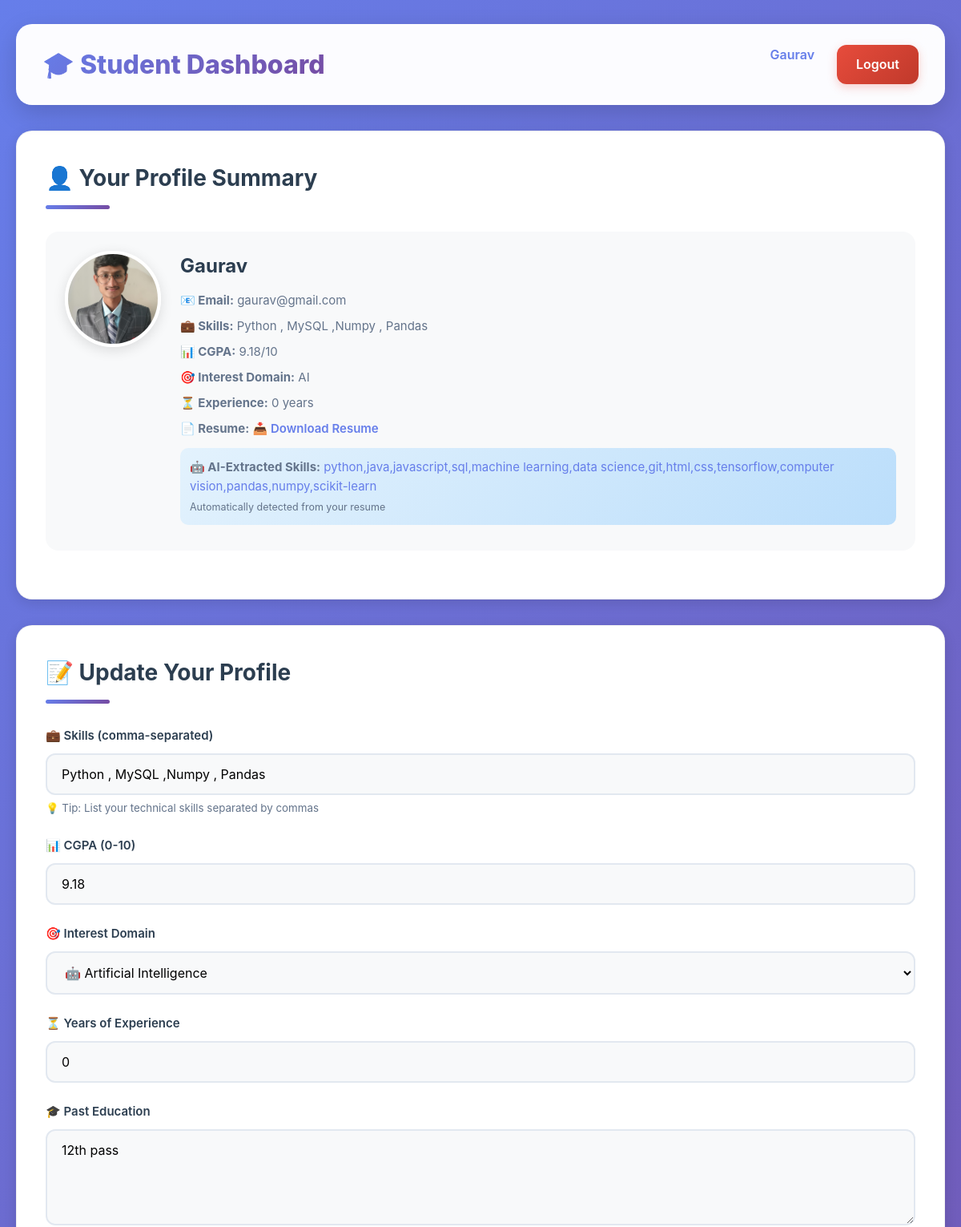
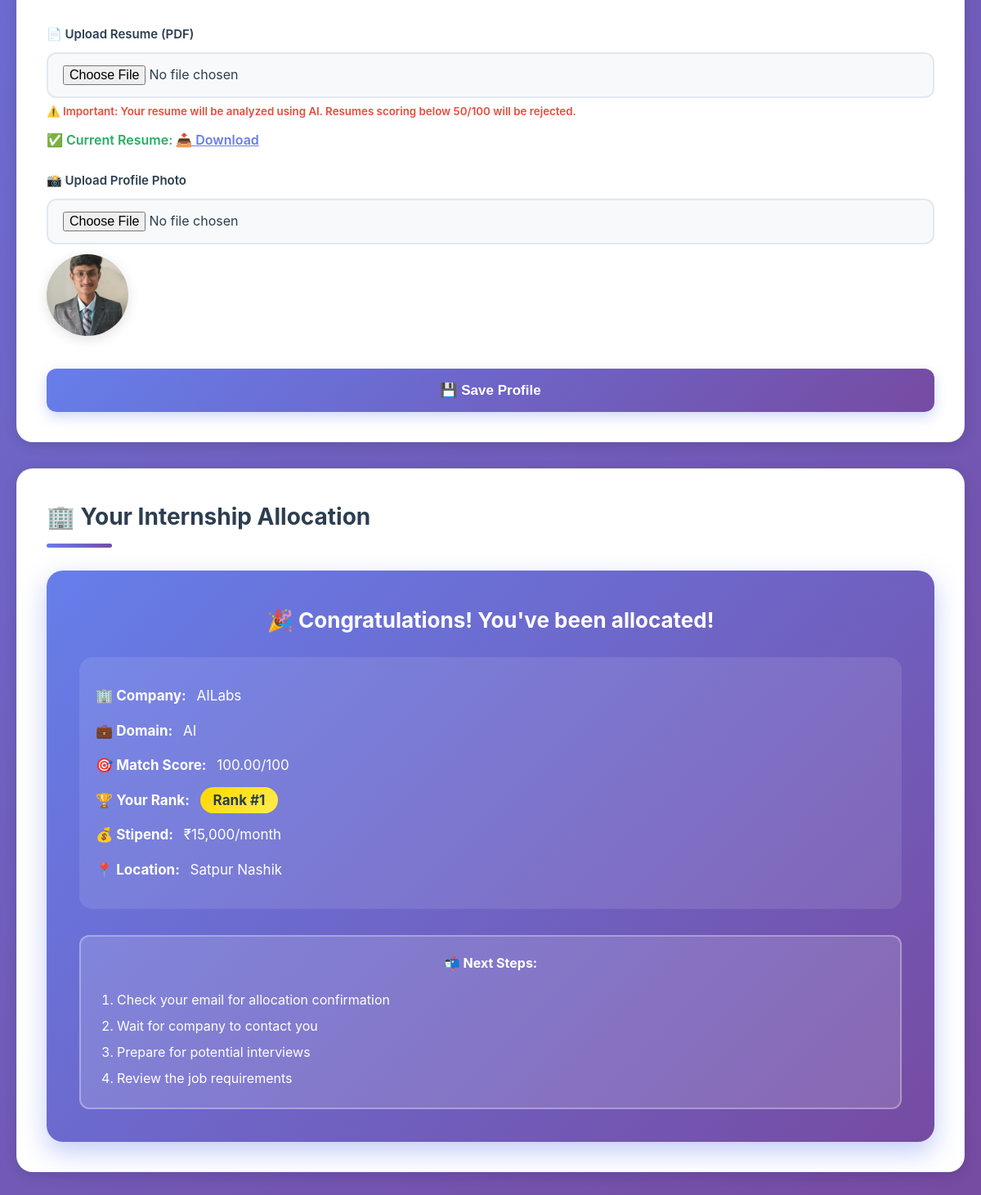
/student/dashboard (signed in), run on an earlier commit of the app's database (2 pictures, top to bottom).
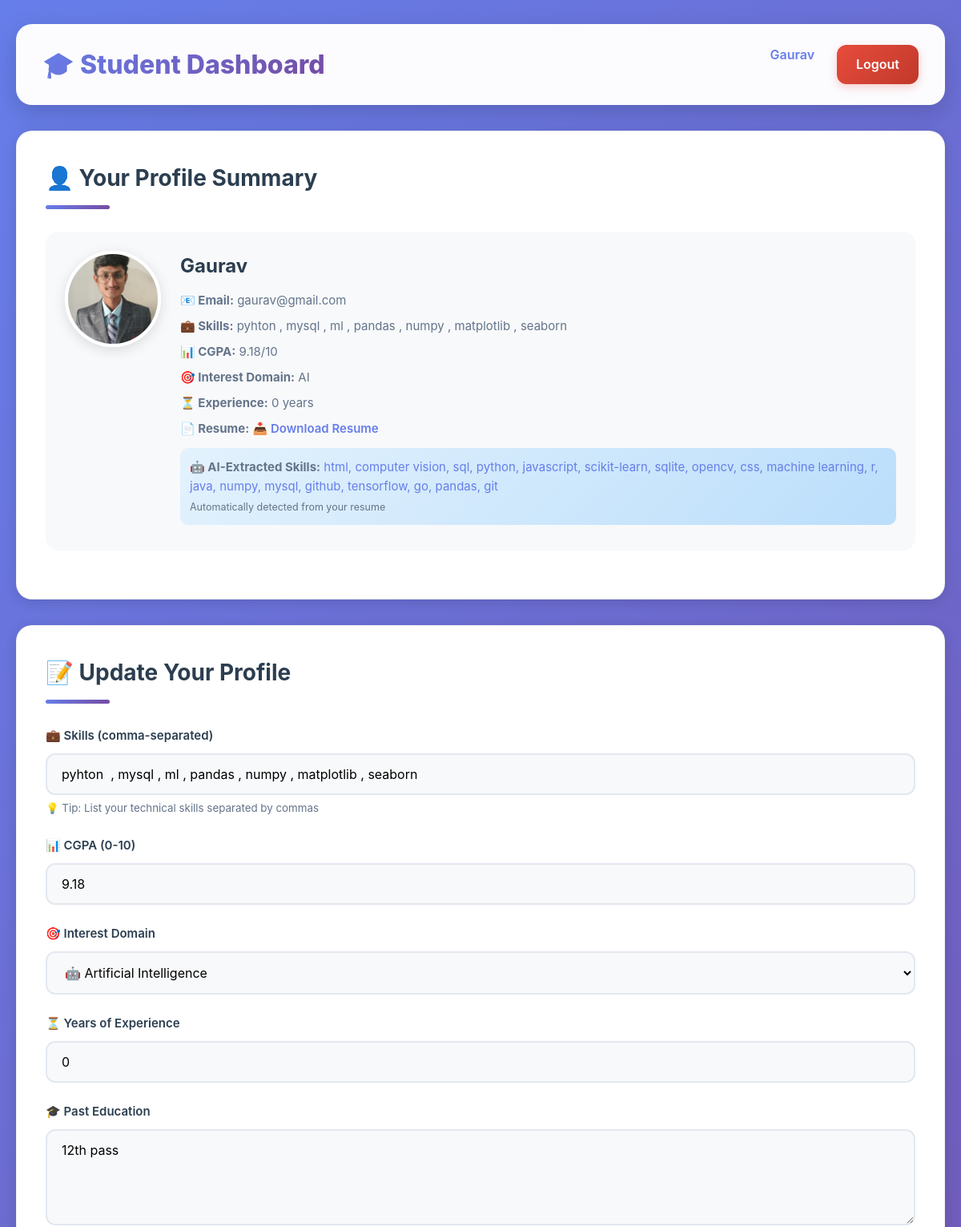
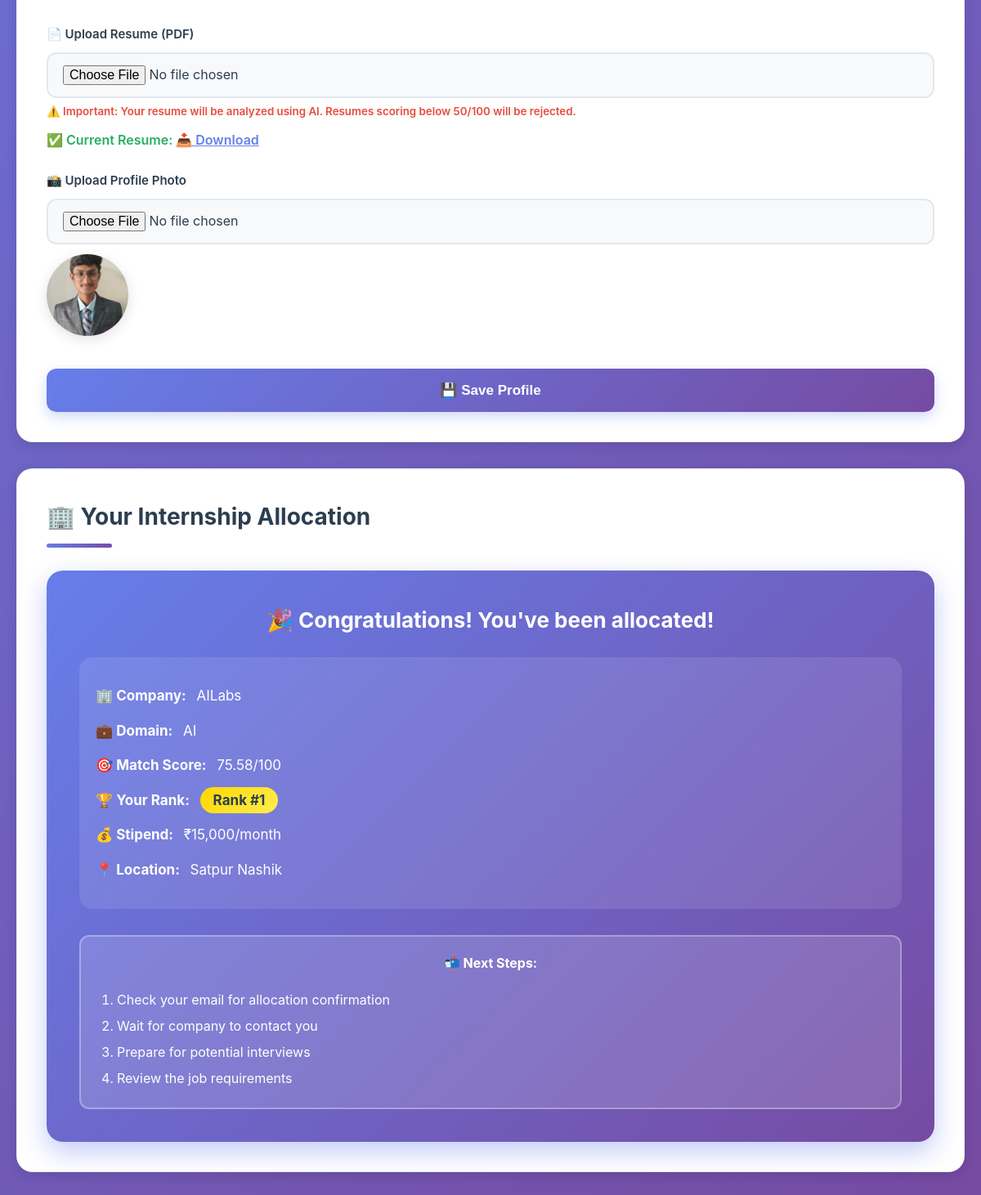
And on a later commit of the database (2 pictures, top to bottom).
### tables this page shows
CREATE TABLE student_profile (
            user_id INTEGER PRIMARY KEY,
            skills TEXT,
            cgpa REAL DEFAULT 0,
            interest_domain TEXT,
            experience_years INTEGER DEFAULT 0,
            resume_path TEXT,
            past_education TEXT,
            profile_photo TEXT,
            extracted_skills TEXT,
            FOREIGN KEY(user_id) REFERENCES users(user_id) ON DELETE CASCADE
        );

CREATE TABLE company_profile (
            user_id INTEGER PRIMARY KEY,
            company_name TEXT,
            location TEXT,
            contact_email TEXT,
            contact_no TEXT,
            profile_logo TEXT,
            FOREIGN KEY(user_id) REFERENCES users(user_id) ON DELETE CASCADE
        );

CREATE TABLE company_positions (
            position_id INTEGER PRIMARY KEY AUTOINCREMENT,
            company_id INTEGER,
            domain TEXT,
            required_skills TEXT,
            min_cgpa REAL DEFAULT 0,
            positions INTEGER DEFAULT 0,
            stipend INTEGER DEFAULT 0,
            FOREIGN KEY(company_id) REFERENCES users(user_id) ON DELETE CASCADE
        );

CREATE TABLE allocations (
            allocation_id INTEGER PRIMARY KEY AUTOINCREMENT,
            student_id INTEGER NOT NULL,
            company_id INTEGER NOT NULL,
            position_id INTEGER NOT NULL,
            score REAL,
            rank INTEGER,
            UNIQUE(student_id),
            FOREIGN KEY(student_id) REFERENCES users(user_id),
            FOREIGN KEY(company_id) REFERENCES users(user_id),
            FOREIGN KEY(position_id) REFERENCES company_positions(position_id)
        );

### app.py (the view, shortened to what this page needs)
@app.route('/student/dashboard', methods=['GET', 'POST'])
@role_required('student')
def student_dashboard():
    feedback_message = None
    resume_score = None
    detailed_feedback = None
    with get_connection() as conn:
        profile = conn.execute("""
            SELECT skills, cgpa, interest_domain, experience_years,
                   resume_path, past_education, profile_photo, extracted_skills
            FROM student_profile
            WHERE user_id = ?
        """, (session['user_id'],)).fetchone()
        allocation = conn.execute("""
            SELECT cp.company_name, pos.domain, a.score, a.rank, pos.stipend, cp.location
            FROM allocations a
            JOIN company_profile cp ON a.company_id = cp.user_id
            JOIN company_positions pos ON a.position_id = pos.position_id
            WHERE a.student_id = ?
        """, (session['user_id'],)).fetchone()
    return render_template('student_dashboard.html',
                          profile=profile,
                          allocation=allocation,
                          feedback_message=feedback_message,
                          resume_score=resume_score,
                          detailed_feedback=detailed_feedback)

### app.py (called while the page is built)
def role_required(required_role):
    def decorator(f):
        @wraps(f)
        def decorated_function(*args, **kwargs):
            if 'user_id' not in session:
                flash("Please log in to access this page.", "error")
                return redirect(url_for('login'))
            if session.get('role') != required_role:
                flash(f"Access denied. This page is for {required_role}s only.", "error")
                return render_template('403.html'), 403
            return f(*args, **kwargs)
        return decorated_function
    return decorator

def get_connection():
    return sqlite3.connect("platform.db")

### templates/student_dashboard.html (shortened to what this page needs)
<!DOCTYPE html>
<html lang="en">
<head>
    <link rel="stylesheet" href="{{ url_for('static', filename='css/style.css') }}">
</head>
<body>
    <div class="container">
        <div class="header">
            <h1>🎓 Student Dashboard</h1>
            <div class="header-actions">
                <span style="margin-right: 16px; color: #667eea; font-weight: 600;">{{ session.name }}</span>
                <a href="/logout" class="logout-btn">Logout</a>
            </div>
        </div>
        {% if profile %}
        <div class="card">
            <h2>👤 Your Profile Summary</h2>
            <div class="profile-card">
                {% if profile[6] %}
                <img src="/uploads/{{ profile[6] }}" alt="Profile Photo" class="profile-photo">
                {% else %}
                <div style="width: 120px; height: 120px; border-radius: 50%; background: var(--primary-gradient); display: flex; align-items: center; justify-content: center; font-size: 48px; color: white; box-shadow: var(--shadow-md);">
                    👤
                </div>
                {% endif %}
                <div class="profile-info">
                    <h3>{{ session.name }}</h3>
                    <p><strong>📧 Email:</strong> {{ session.email }}</p>
                    <p><strong>💼 Skills:</strong> {{ profile[0] or 'Not specified' }}</p>
                    <p><strong>📊 CGPA:</strong> {{ profile[1] or 'Not specified' }}/10</p>
                    <p><strong>🎯 Interest Domain:</strong> {{ profile[2] or 'Not specified' }}</p>
                    <p><strong>⏳ Experience:</strong> {{ profile[3] or 0 }} years</p>
                    {% if profile[4] %}
                    <p><strong>📄 Resume:</strong> <a href="/uploads/{{ profile[4] }}" target="_blank" style="color: #667eea; text-decoration: none; font-weight: 600;">📥 Download Resume</a></p>
                    {% endif %}
                    {% if profile[7] %}
                    <p style="margin-top: 12px; padding: 12px; background: linear-gradient(135deg, #e3f2fd 0%, #bbdefb 100%); border-radius: 10px;">
                        <strong>🤖 AI-Extracted Skills:</strong> <span style="color: #667eea;">{{ profile[7] }}</span>
                        <br><small style="color: #64748b; display: block; margin-top: 4px;">Automatically detected from your resume</small>
                    </p>
                    {% endif %}
                </div>
            </div>
        </div>
        {% endif %}
        <div class="card">
            <h2>📝 Update Your Profile</h2>
            <form method="POST" enctype="multipart/form-data" id="profileForm">
                <div class="form-group">
                    <label for="skills">💼 Skills (comma-separated)</label>
                    <input type="text" id="skills" name="skills"
                           placeholder="Python, JavaScript, React, MySQL, Machine Learning"
                           value="{{ profile[0] if profile else '' }}" required>
                    <small style="color: #64748b; display: block; margin-top: 6px;">💡 Tip: List your technical skills separated by commas</small>
                </div>
                <div class="form-group">
                    <label for="cgpa">📊 CGPA (0-10)</label>
                    <input type="number" id="cgpa" name="cgpa" step="0.01" min="0" max="10"
                           placeholder="8.5"
                           value="{{ profile[1] if profile else '' }}" required>
                </div>
                <div class="form-group">
                    <label for="interest_domain">🎯 Interest Domain</label>
                    <select id="interest_domain" name="interest_domain" required>
                        <option value="AI" {% if profile and profile[2] == 'AI' %}selected{% endif %}>🤖 Artificial Intelligence</option>
                    </select>
                </div>
                <div class="form-group">
                    <label for="experience_years">⏳ Years of Experience</label>
                    <input type="number" id="experience_years" name="experience_years" min="0" max="10"
                           placeholder="0"
                           value="{{ profile[3] if profile else '0' }}" required>
                </div>
                <div class="form-group">
                    <label for="past_education">🎓 Past Education</label>
                    <textarea id="past_education" name="past_education"
                              placeholder="B.Tech in Computer Science, XYZ University, 2022–2026
CGPA: 8.5/10
Relevant Coursework: Data Structures, Algorithms, Machine Learning">{{ profile[5] if profile else '' }}</textarea>
                </div>
                <div class="form-group">
                    <label for="resume">📄 Upload Resume (PDF)</label>
                    <input type="file" id="resume" name="resume" accept=".pdf">
                    <small style="color: #e74c3c; display: block; margin-top: 6px; font-weight: 600;">
                        ⚠️ Important: Your resume will be analyzed using AI. Resumes scoring below 50/100 will be rejected.
                    </small>
                    {% if profile and profile[4] %}
                        <p style="margin-top: 12px; color: #27ae60; font-weight: 600;">✅ Current Resume: <a href="/uploads/{{ profile[4] }}" target="_blank" style="color: #667eea;">📥 Download</a></p>
                    {% else %}
                        <p style="margin-top: 12px; color: #f39c12; font-weight: 600;">⚠️ No resume uploaded yet</p>
                    {% endif %}
                </div>
                <div class="form-group">
                    <label for="profile_photo">📸 Upload Profile Photo</label>
                    <input type="file" id="profile_photo" name="profile_photo" accept="image/*">
                    {% if profile and profile[6] %}
                        <img src="/uploads/{{ profile[6] }}" alt="Profile Photo" style="width: 100px; height: 100px; margin-top: 12px; border-radius: 50%; object-fit: cover; box-shadow: var(--shadow-md);">
                    {% endif %}
                </div>
                <button type="submit" onclick="showLoading()">💾 Save Profile</button>
            </form>
        </div>
        <div class="card">
            <h2>🏢 Your Internship Allocation</h2>
            {% if allocation %}
                <div class="allocation-box">
                    <h3>🎉 Congratulations! You've been allocated!</h3>
                    <div style="text-align: left; padding: 20px; background: rgba(255,255,255,0.1); border-radius: 16px; margin-top: 20px;">
                        <p><strong>🏢 Company:</strong> {{ allocation[0] }}</p>
                        <p><strong>💼 Domain:</strong> {{ allocation[1] }}</p>
                        <p><strong>🎯 Match Score:</strong> {{ "%.2f"|format(allocation[2]) }}/100</p>
                        <p><strong>🏆 Your Rank:</strong> <span style="background: linear-gradient(135deg, #ffd700 0%, #ffed4e 100%); color: #2c3e50; padding: 6px 16px; border-radius: 50px; font-weight: 700;">Rank #{{ allocation[3] }}</span></p>
                        <p><strong>💰 Stipend:</strong> ₹{{ "{:,}".format(allocation[4]) }}/month</p>
                        <p><strong>📍 Location:</strong> {{ allocation[5] }}</p>
                    </div>
                    <div style="margin-top: 32px; padding: 20px; background: rgba(255,255,255,0.15); border-radius: 12px; border: 2px solid rgba(255,255,255,0.3);">
                        <h4 style="margin-bottom: 16px;">📬 Next Steps:</h4>
                        <ol style="text-align: left; line-height: 2; padding-left: 24px;">
                            <li>Check your email for allocation confirmation</li>
                            <li>Wait for company to contact you</li>
                            <li>Prepare for potential interviews</li>
                            <li>Review the job requirements</li>
                        </ol>
                    </div>
                </div>
            {% endif %}
        </div>
    </div>
</body>
</html>

### static/css/style.css (style rules this page uses)
:root { --primary-gradient: linear-gradient(135deg, #667eea 0%, #764ba2 100%); --success-color: #27ae60; --danger-color: #e74c3c; --warning-color: #f39c12; --info-color: #3498db; --dark-text: #2c3e50; --light-text: #64748b; --border-color: #e2e8f0; --bg-light: #f8f9fa; --shadow-sm: 0 2px 8px rgba(0, 0, 0, 0.08); --shadow-md: 0 4px 16px rgba(0, 0, 0, 0.12); --shadow-lg: 0 10px 30px rgba(0, 0, 0, 0.15); }
* { margin: 0; padding: 0; box-sizing: border-box; }
body { font-family: 'Inter', 'Segoe UI', -apple-system, BlinkMacSystemFont, sans-serif; background: var(--primary-gradient); min-height: 100vh; color: var(--dark-text); line-height: 1.6; }
.container { max-width: 1400px; margin: 30px auto; padding: 0 20px; }
.header { background: rgba(255, 255, 255, 0.98); backdrop-filter: blur(12px); padding: 24px 32px; border-radius: 20px; margin-bottom: 32px; box-shadow: var(--shadow-lg); display: flex; justify-content: space-between; align-items: center; border: 1px solid rgba(255, 255, 255, 0.3); }
.header h1 { font-size: 32px; font-weight: 800; background: var(--primary-gradient); -webkit-background-clip: text; -webkit-text-fill-color: transparent; background-clip: text; }
.header-actions { display: flex; gap: 12px; }
.logout-btn { padding: 12px 24px; background: linear-gradient(135deg, #e74c3c 0%, #c0392b 100%); color: white; border: none; border-radius: 12px; font-weight: 600; text-decoration: none; transition: all 0.3s ease; box-shadow: 0 4px 12px rgba(231, 76, 60, 0.25); }
.card { background: white; border-radius: 20px; box-shadow: var(--shadow-md); padding: 36px; margin-bottom: 32px; transition: all 0.3s ease; border: 1px solid rgba(0, 0, 0, 0.05); }
.card h2 { font-size: 28px; color: var(--dark-text); margin-bottom: 28px; font-weight: 700; position: relative; padding-bottom: 16px; }
.card h2::after { content: ''; position: absolute; bottom: 0; left: 0; width: 80px; height: 5px; background: var(--primary-gradient); border-radius: 3px; }
.form-group { margin-bottom: 24px; }
label { display: block; margin-bottom: 10px; font-weight: 600; color: var(--dark-text); font-size: 15px; }
input[type="text"], input[type="email"], input[type="password"], input[type="number"], input[type="file"], textarea, select { width: 100%; padding: 14px 18px; border: 2px solid var(--border-color); border-radius: 12px; font-size: 16px; font-family: inherit; transition: all 0.3s ease; background: var(--bg-light); }
textarea { min-height: 120px; resize: vertical; }
button[type="submit"] { width: 100%; padding: 16px 32px; background: var(--primary-gradient); color: white; border: none; border-radius: 12px; font-size: 17px; font-weight: 700; cursor: pointer; transition: all 0.3s ease; box-shadow: 0 6px 16px rgba(102, 126, 234, 0.3); margin-top: 8px; }
.allocation-box { background: var(--primary-gradient); color: white; padding: 40px; border-radius: 20px; text-align: center; margin-top: 24px; box-shadow: 0 12px 32px rgba(102, 126, 234, 0.4); }
.allocation-box h3 { font-size: 26px; margin-bottom: 24px; font-weight: 700; }
.allocation-box p { font-size: 17px; margin: 12px 0; line-height: 1.8; }
.allocation-box strong { font-weight: 700; display: inline-block; margin-right: 8px; }
.profile-card { display: grid; grid-template-columns: auto 1fr; gap: 24px; align-items: start; padding: 24px; background: var(--bg-light); border-radius: 16px; margin-bottom: 24px; }
.profile-photo { width: 120px; height: 120px; border-radius: 50%; object-fit: cover; border: 4px solid white; box-shadow: var(--shadow-md); }
.profile-info h3 { font-size: 24px; margin-bottom: 12px; color: var(--dark-text); }
.profile-info p { margin: 8px 0; color: var(--light-text); font-size: 15px; }

### templates/student_dashboard.html (style rules this page uses)
.profile-card { animation: fadeInUp 0.5s ease-out; }
.card { transition: all 0.3s cubic-bezier(0.4, 0, 0.2, 1); }
html { scroll-behavior: smooth; }

What changed in the data, as far as the page shows it:
removed allocations: score "100.00", rank "1"
changed student_profile "AI": profile_photo: picture added; skills "Python , MySQL ,Numpy , Pandas" → "pyhton , mysql , ml , pandas , numpy , matplotlib , seaborn"; extracted_skills "python,java,javascript,sql,machine learning,data science,git,html,css,tensorflow,computer vision,pandas,numpy,scikit-learn" → "html, computer vision, sql, python, javascript, scikit-learn, sqlite, opencv, css, machine learning, r, java, numpy, mysql, github, tensorflow, go, pandas, git"
added allocations: score "75.58", rank "1"
